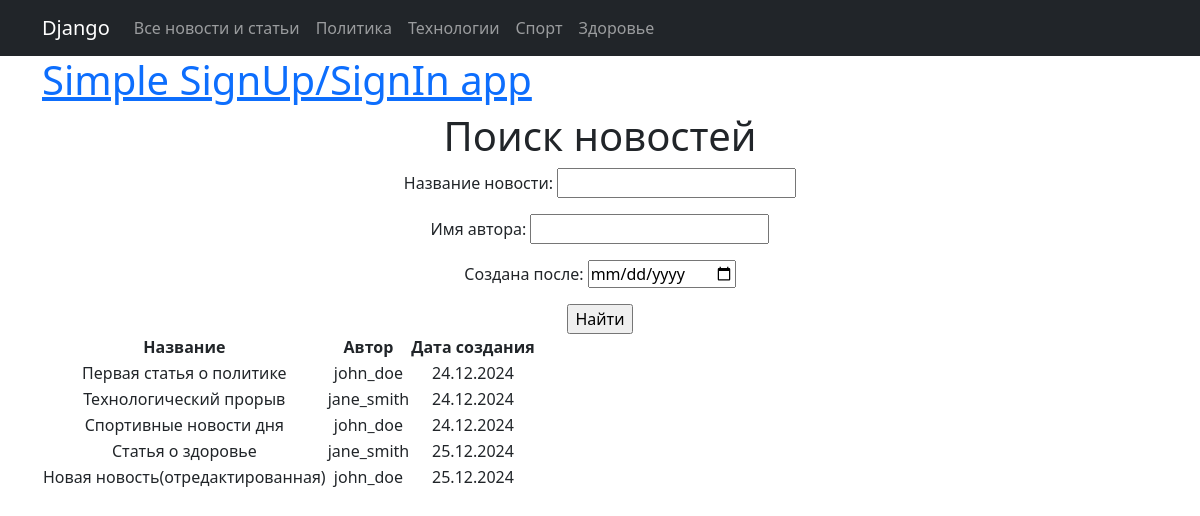
/posts/search/, run on the app's committed database.
### post_news/models.py (models this page shows, shortened)
class Post(models.Model):
    NEWS = 'NW'
    ARTICLE = 'AR'
    POST_TYPES = [
        (NEWS, 'Новость'),
        (ARTICLE, 'Статья')
    ]
    author = models.ForeignKey(Author, on_delete=models.CASCADE)
    post_type = models.CharField(max_length=2, choices=POST_TYPES, default=NEWS)
    created_at = models.DateTimeField(auto_now_add=True)
    categories = models.ManyToManyField(Category, through='PostCategory')
    title = models.CharField(max_length=255)
    text = models.TextField()
    rating = models.IntegerField(default=0)

class Author(models.Model):
    user = models.OneToOneField(User, on_delete=models.CASCADE)
    rating = models.FloatField(default=0.0)

### post_news/views.py (the view)
# urls.py: path('search/', PostSearchView.as_view(), name='post_search'),
class PostSearchView(ListView):
    model = Post
    template_name = 'search.html'
    context_object_name = 'posts'
    paginate_by = 10
    def get_queryset(self):
        queryset = super().get_queryset()
        self.filterset = PostFilter(self.request.GET, queryset=queryset)
        return self.filterset.qs
    def get_context_data(self, **kwargs):
        context = super().get_context_data(**kwargs)
        context['filterset'] = self.filterset
        return context

### templates/search.html
{% extends 'flatpages/default.html' %}
{% block content %}
<h1>Поиск новостей</h1>
<form method="get">
    {{ filterset.form.as_p }}
    <input type="submit" value="Найти">
</form>
<table>
    <thead>
        <tr>
            <th>Название</th>
            <th>Автор</th>
            <th>Дата создания</th>
        </tr>
    </thead>
    <tbody>
        {% for post in posts %}
        <tr>
            <td>{{ post.title }}</td>
            <td>{{ post.author.user.username }}</td>
            <td>{{ post.created_at|date:"d.m.Y" }}</td>
        </tr>
        {% endfor %}
    </tbody>
</table>
{% endblock %}

### data on the page
Post: title "Первая статья о политике", author.user.username "john_doe", created_at "24.12.2024"
Post: title "Технологический прорыв", author.user.username "jane_smith", created_at "24.12.2024"
Post: title "Спортивные новости дня", author.user.username "john_doe", created_at "24.12.2024"
Post: title "Статья о здоровье", author.user.username "jane_smith", created_at "25.12.2024"
Post: title "Новая новость(отредактированная)", author.user.username "john_doe", created_at "25.12.2024"
